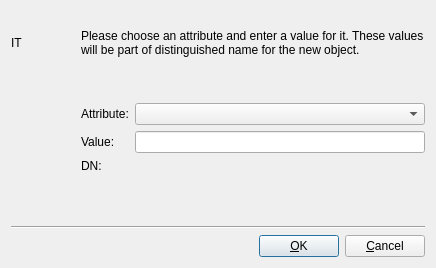
<?xml version="1.0" encoding="UTF-8"?>
<ui version="4.0">
 <class>RdnEditorDesign</class>
 <widget class="QDialog" name="RdnEditorDesign">
  <property name="geometry">
   <rect>
    <x>0</x>
    <y>0</y>
    <width>436</width>
    <height>268</height>
   </rect>
  </property>
  <property name="windowTitle">
   <string>Edit DN</string>
  </property>
  <layout class="QGridLayout">
   <item row="0" column="0">
    <widget class="QLabel" name="iconLabel">
     <property name="sizePolicy">
      <sizepolicy hsizetype="Fixed" vsizetype="Fixed">
       <horstretch>0</horstretch>
       <verstretch>0</verstretch>
      </sizepolicy>
     </property>
     <property name="minimumSize">
      <size>
       <width>64</width>
       <height>64</height>
      </size>
     </property>
     <property name="text">
      <string comment="DO NOT TRANSLATE">IT</string>
     </property>
     <property name="wordWrap">
      <bool>false</bool>
     </property>
    </widget>
   </item>
   <item row="1" column="0" rowspan="5">
    <spacer name="spacer4">
     <property name="orientation">
      <enum>Qt::Vertical</enum>
     </property>
     <property name="sizeType">
      <enum>QSizePolicy::Expanding</enum>
     </property>
     <property name="sizeHint" stdset="0">
      <size>
       <width>20</width>
       <height>201</height>
      </size>
     </property>
    </spacer>
   </item>
   <item row="7" column="0" colspan="3">
    <layout class="QHBoxLayout">
     <item>
      <spacer name="spacer1">
       <property name="orientation">
        <enum>Qt::Horizontal</enum>
       </property>
       <property name="sizeType">
        <enum>QSizePolicy::Expanding</enum>
       </property>
       <property name="sizeHint" stdset="0">
        <size>
         <width>390</width>
         <height>21</height>
        </size>
       </property>
      </spacer>
     </item>
     <item>
      <widget class="QPushButton" name="okButton">
       <property name="text">
        <string>&amp;OK</string>
       </property>
       <property name="shortcut">
        <string>Alt+O</string>
       </property>
       <property name="default">
        <bool>true</bool>
       </property>
      </widget>
     </item>
     <item>
      <widget class="QPushButton" name="cancelButton">
       <property name="text">
        <string>&amp;Cancel</string>
       </property>
       <property name="shortcut">
        <string>Alt+C</string>
       </property>
       <property name="default">
        <bool>false</bool>
       </property>
      </widget>
     </item>
    </layout>
   </item>
   <item row="6" column="0" colspan="3">
    <widget class="Line" name="line2">
     <property name="frameShape">
      <enum>QFrame::HLine</enum>
     </property>
     <property name="frameShadow">
      <enum>QFrame::Sunken</enum>
     </property>
    </widget>
   </item>
   <item row="3" column="1">
    <widget class="QLabel" name="textLabel3">
     <property name="text">
      <string>Value:</string>
     </property>
     <property name="wordWrap">
      <bool>false</bool>
     </property>
    </widget>
   </item>
   <item row="4" column="1">
    <widget class="QLabel" name="textLabel2">
     <property name="text">
      <string>DN:</string>
     </property>
     <property name="wordWrap">
      <bool>false</bool>
     </property>
    </widget>
   </item>
   <item row="0" column="1" colspan="2">
    <widget class="QLabel" name="attributeLabel">
     <property name="text">
      <string>Please choose an attribute and enter a value for it. These values will be part of distinguished name for the new object.</string>
     </property>
     <property name="alignment">
      <set>Qt::AlignVCenter</set>
     </property>
     <property name="wordWrap">
      <bool>true</bool>
     </property>
    </widget>
   </item>
   <item row="2" column="2">
    <widget class="QComboBox" name="attributeBox"/>
   </item>
   <item row="3" column="2">
    <widget class="QLineEdit" name="valueEdit"/>
   </item>
   <item row="1" column="2">
    <spacer name="spacer4_2">
     <property name="orientation">
      <enum>Qt::Vertical</enum>
     </property>
     <property name="sizeType">
      <enum>QSizePolicy::Fixed</enum>
     </property>
     <property name="sizeHint" stdset="0">
      <size>
       <width>20</width>
       <height>16</height>
      </size>
     </property>
    </spacer>
   </item>
   <item row="5" column="2">
    <spacer name="spacer5">
     <property name="orientation">
      <enum>Qt::Vertical</enum>
     </property>
     <property name="sizeType">
      <enum>QSizePolicy::Expanding</enum>
     </property>
     <property name="sizeHint" stdset="0">
      <size>
       <width>21</width>
       <height>16</height>
      </size>
     </property>
    </spacer>
   </item>
   <item row="4" column="2">
    <widget class="QLabel" name="dnLabel">
     <property name="text">
      <string/>
     </property>
     <property name="wordWrap">
      <bool>false</bool>
     </property>
    </widget>
   </item>
   <item row="2" column="1">
    <widget class="QLabel" name="textLabel1">
     <property name="text">
      <string>Attribute:</string>
     </property>
     <property name="wordWrap">
      <bool>false</bool>
     </property>
    </widget>
   </item>
  </layout>
 </widget>
 <layoutdefault spacing="6" margin="11"/>
 <pixmapfunction>qPixmapFromMimeSource</pixmapfunction>
 <tabstops>
  <tabstop>valueEdit</tabstop>
  <tabstop>okButton</tabstop>
  <tabstop>cancelButton</tabstop>
 </tabstops>
 <resources/>
 <connections>
  <connection>
   <sender>okButton</sender>
   <signal>clicked()</signal>
   <receiver>RdnEditorDesign</receiver>
   <slot>accept()</slot>
   <hints>
    <hint type="sourcelabel">
     <x>20</x>
     <y>20</y>
    </hint>
    <hint type="destinationlabel">
     <x>20</x>
     <y>20</y>
    </hint>
   </hints>
  </connection>
  <connection>
   <sender>cancelButton</sender>
   <signal>clicked()</signal>
   <receiver>RdnEditorDesign</receiver>
   <slot>reject()</slot>
   <hints>
    <hint type="sourcelabel">
     <x>20</x>
     <y>20</y>
    </hint>
    <hint type="destinationlabel">
     <x>20</x>
     <y>20</y>
    </hint>
   </hints>
  </connection>
  <connection>
   <sender>valueEdit</sender>
   <signal>textChanged(QString)</signal>
   <receiver>RdnEditorDesign</receiver>
   <slot>updateValue()</slot>
   <hints>
    <hint type="sourcelabel">
     <x>20</x>
     <y>20</y>
    </hint>
    <hint type="destinationlabel">
     <x>20</x>
     <y>20</y>
    </hint>
   </hints>
  </connection>
  <connection>
   <sender>attributeBox</sender>
   <signal>activated(QString)</signal>
   <receiver>RdnEditorDesign</receiver>
   <slot>updateValue()</slot>
   <hints>
    <hint type="sourcelabel">
     <x>20</x>
     <y>20</y>
    </hint>
    <hint type="destinationlabel">
     <x>20</x>
     <y>20</y>
    </hint>
   </hints>
  </connection>
 </connections>
</ui>
